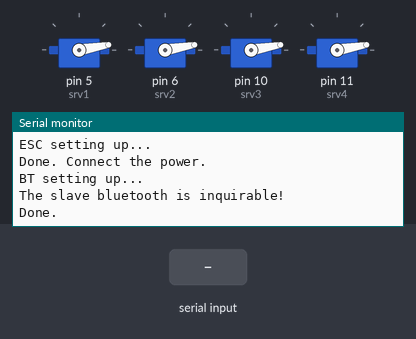
A sketch run on a simulated Arduino Uno, built with avr-gcc and run on an emulated ATmega328P. Parts: 4 × servo, the last lines printed to the serial monitor. Inputs (shaded band) come from the test bench.

Above: at 5.2 s.
5.3 s: "X\n" received over the second serial link
At 6.3 s:
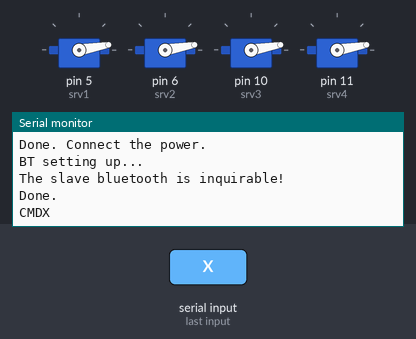
6.8 s: "1\n" received over the second serial link
At 7.4 s:
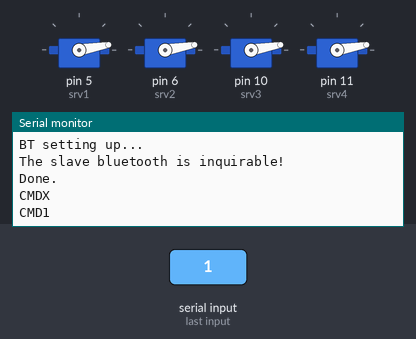

Measured:
- after the input at 5.3 s, the serial monitor: prints a new line at once (image 1)
- after the input at 6.8 s, the serial monitor: prints a new line at once (image 2)

The sketch:

escmotor.ino
```cpp
#include <Servo.h>
#include <SoftwareSerial.h>   //Software Serial Port

#define RxD 4
#define TxD 7
#define USE_BT

SoftwareSerial blueToothSerial(RxD,TxD);
Servo srv1;
Servo srv2;
Servo srv3;
Servo srv4;


void setup()
{
  Serial.begin(9600);
  Serial.println("ESC setting up...");
  srv1.attach(5);   srv1.write(10);
  srv2.attach(6);   srv2.write(10);
  srv3.attach(10);  srv3.write(10);
  srv4.attach(11);  srv4.write(10);
  Serial.println("Done. Connect the power.");

  setupBlueToothConnection();
}


void setupBlueToothConnection()
{
#ifndef USE_BT
  return;
#else
  Serial.println("BT setting up...");

  pinMode(RxD, INPUT);
  pinMode(TxD, OUTPUT);
  blueToothSerial.begin(38400); //Set BluetoothBee BaudRate to default baud rate 38400
  blueToothSerial.print("\r\n+STWMOD=0\r\n"); //set the bluetooth work in slave mode
  blueToothSerial.print("\r\n+STNA=SeeedBTSlave\r\n"); //set the bluetooth name as "SeeedBTSlave"

  blueToothSerial.print("\r\n+STOAUT=1\r\n"); // Permit Paired device to connect me
  blueToothSerial.print("\r\n+STAUTO=0\r\n"); // Auto-connection should be forbidden here
  delay(2000); // This delay is required.

  blueToothSerial.print("\r\n+INQ=1\r\n"); //make the slave bluetooth inquirable
  Serial.println("The slave bluetooth is inquirable!");
  delay(2000); // This delay is required.

  blueToothSerial.flush();
  Serial.println("Done.");
#endif
}


String recvStr = String("");


byte hex2byte ( byte a, byte b ) {
  byte h=0, l = 0;
  if (a>=0x30 && a<=0x39) h = a - 0x30;
  if (a>=0x41 && a<=0x46) h = a - 0x41 + 0x0A;
  if (b>=0x30 && b<=0x39) l = b - 0x30;
  if (b>=0x41 && b<=0x46) l = b - 0x41 + 0x0A;
  return ((h<<4) | l);
}

void HandleCommand()
{
  Serial.print("CMD");
  Serial.println(recvStr);
  if (recvStr.length()==9 && recvStr[0]=='X') {
    byte r1 = hex2byte( recvStr[1], recvStr[2] );
    byte r2 = hex2byte( recvStr[3], recvStr[4] );
    byte r3 = hex2byte( recvStr[5], recvStr[6] );
    byte r4 = hex2byte( recvStr[7], recvStr[8] );
    Serial.print("R:");
    Serial.print(r1, HEX);
    Serial.print(r2, HEX);
    Serial.print(r3, HEX);
    Serial.print(r4, HEX);
    Serial.println();
    srv1.write(r1);
    srv2.write(r2);
    srv3.write(r3);
    srv4.write(r4);
  }
}


void loop()
{
  if (blueToothSerial.available()) {
    byte b = blueToothSerial.read();
    if (b=='\n') {
      HandleCommand();
      recvStr = String("");
    } else {
      recvStr += String((char)b);
    }
  }
}
```
